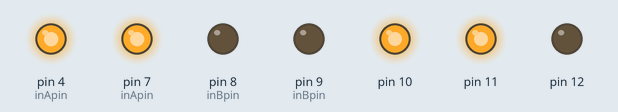
Simulated run of this sketch. Board: Arduino Uno, built with avr-gcc and run on an emulated ATmega328P. On the bench: output pins drawn as LEDs (lit = HIGH).

Above: at 0.1 s.
Timing chart, 0 to 1.6 s (numbered marks = the images above):
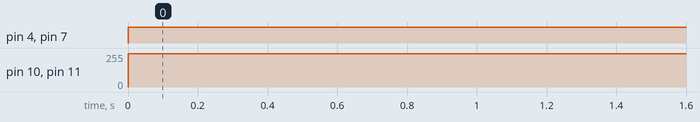

Measured:
- by itself, pin 4 (inApin), pin 7 (inApin): LOW → HIGH at 0.00 s
- by itself, pin 10, pin 11: 0/255 → 250/255 at 0.00 s

The sketch:

garden.ino
```cpp
int inApin[2] = {7, 4};  // INA: Clockwise input
int inBpin[2] = {8, 9}; // INB: Counter-clockwise input
int pwmpin[2] = {5, 6}; // PWM input
int cspin[2] = {2, 3}; // CS: Current sense ANALOG input
int enpin[2] = {0, 1}; // EN: Status of switches output (Analog pin)

void setup() {
  // put your setup code here, to run once:
Serial.begin(9600);
pinMode(7,OUTPUT);
pinMode(8,OUTPUT);
pinMode(9,OUTPUT);
pinMode(4,OUTPUT);
pinMode(11,OUTPUT);
pinMode(10,OUTPUT);
pinMode(12,OUTPUT);
}

void loop() {
  analogWrite( 11,250);
  analogWrite( 10,250);
  digitalWrite(7,HIGH);
  digitalWrite(8,LOW);
  digitalWrite(9,LOW);
  digitalWrite(4,HIGH);
  digitalWrite(12,LOW);
  // put your main code here, to run repeatedly:

}
```
